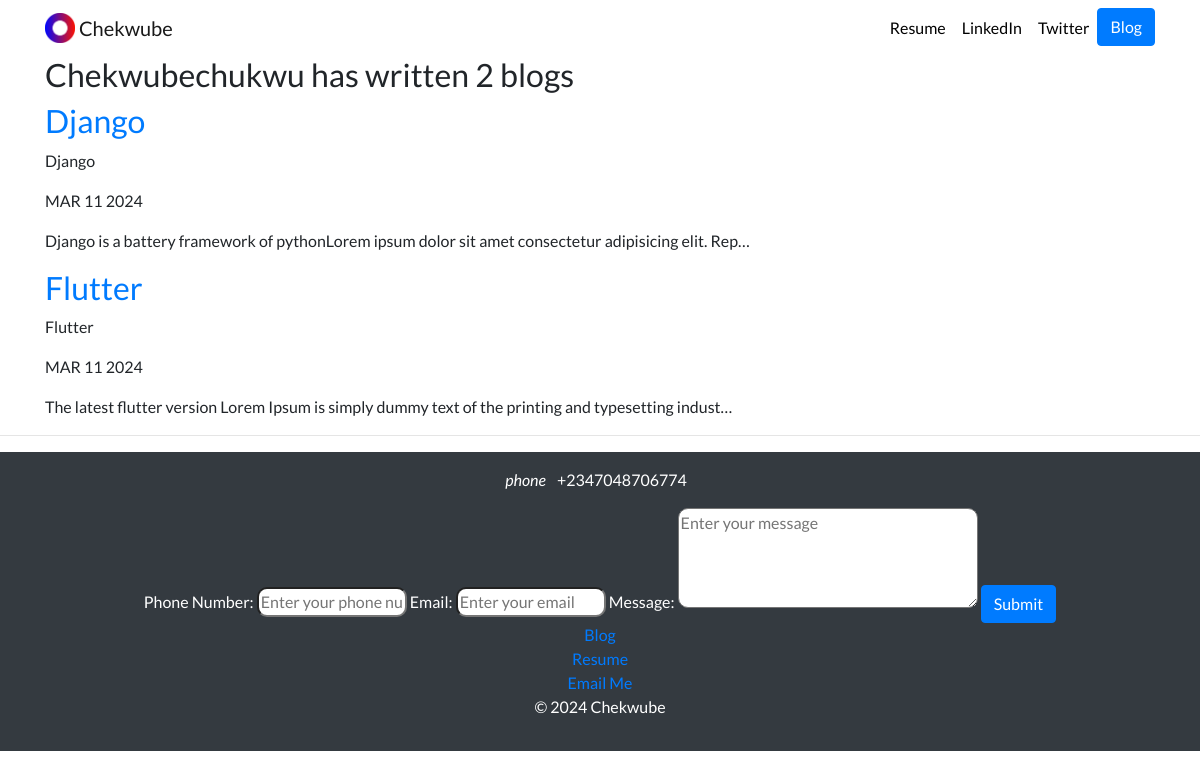
/blog/, run on an earlier commit of the app's database.
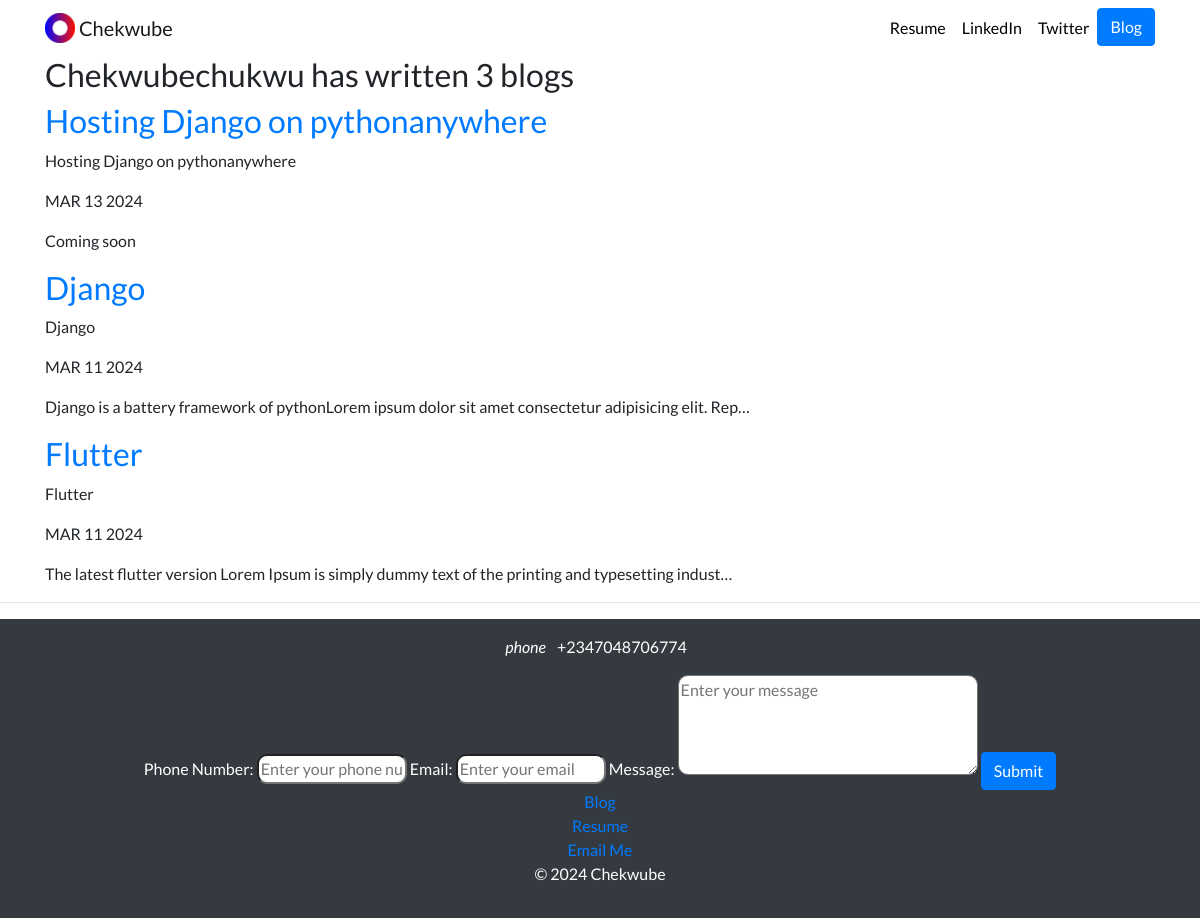
And on a later commit of the database.
### blog/models.py (models this page shows, shortened)
class Blog(models.Model):
    title = models.CharField(max_length=100)
    description = models.TextField()
    date = models.DateField()

### blog/views.py (the view)
# urls.py: path('', views.all_blogs, name='all_blogs'),
def all_blogs(request):
    blogs = Blog.objects.order_by('-date')
    return render(request, 'blog/all_blogs.html', {'blogs': blogs})

### blog/templates/blog/all_blogs.html
{% extends 'portfolio/base.html' %}
{% block content %}
<h2>Chekwubechukwu has written {{ blogs.count }} blog{{ blogs.count|pluralize }}</h2>
{% for blog in blogs %}
<a href="{% url 'blog:detail' blog.id %}"><h2>{{ blog.title }}</h2>
</a>
<p>{{ blog.title }}</p>
<p>{{ blog.date|date:'M d Y'|upper }}</p>
<p>{{ blog.description|striptags|truncatechars:100 }}</p>
{% endfor %}
{% endblock %}

What changed in the data, as far as the page shows it:
added Blog: title "Hosting Django on pythonanywhere", date "MAR 13 2024", description "Coming soon"
Also different on the page:
{{ blogs.count }}: "2" → "3"
